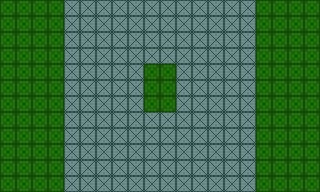

The image is a tile-based game level rendered from a .tmx file. Its description and complete source (layers, tilesets, objects, tile grids) follow:
An orthogonal 20x12 tile map with 16x16 px tiles, 1 tile layer (Tile Layer 1).

<map version="1.10" tiledversion="1.11.0" orientation="orthogonal" renderorder="right-down" width="20" height="12" tilewidth="16" tileheight="16" infinite="0" nextlayerid="2" nextobjectid="1">
 <editorsettings>
  <export target="../level_test/level_test_game.csv" format="csv" />
 </editorsettings>
 <tileset firstgid="1" source="../../tileset/Mind_the_Gap.tsx" />
 <layer id="1" name="Tile Layer 1" width="20" height="12">
  <data encoding="csv">
1,1,1,1,2,2,2,2,2,2,2,2,2,2,2,2,1,1,1,1,
1,1,1,1,2,2,2,2,2,2,2,2,2,2,2,2,1,1,1,1,
1,1,1,1,2,2,2,2,2,2,2,2,2,2,2,2,1,1,1,1,
1,1,1,1,2,2,2,2,2,2,2,2,2,2,2,2,1,1,1,1,
1,1,1,1,2,2,2,2,2,1,1,2,2,2,2,2,1,1,1,1,
1,1,1,1,2,2,2,2,2,1,1,2,2,2,2,2,1,1,1,1,
1,1,1,1,2,2,2,2,2,1,1,2,2,2,2,2,1,1,1,1,
1,1,1,1,2,2,2,2,2,2,2,2,2,2,2,2,1,1,1,1,
1,1,1,1,2,2,2,2,2,2,2,2,2,2,2,2,1,1,1,1,
1,1,1,1,2,2,2,2,2,2,2,2,2,2,2,2,1,1,1,1,
1,1,1,1,2,2,2,2,2,2,2,2,2,2,2,2,1,1,1,1,
1,1,1,1,2,2,2,2,2,2,2,2,2,2,2,2,1,1,1,1
</data>
 </layer>
</map>
